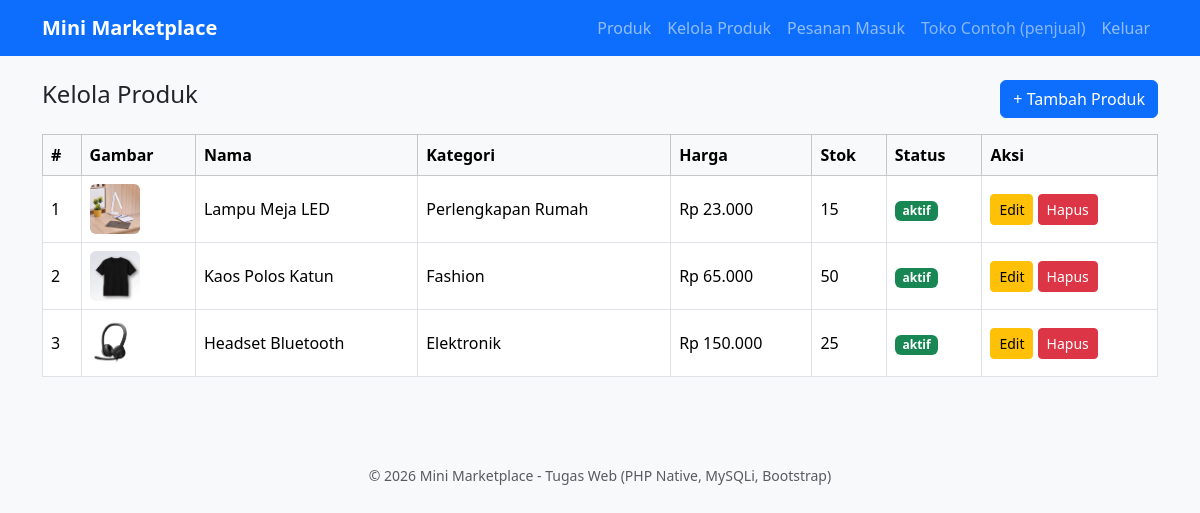
Screenshot of /penjual/produk.php (signed in) with the database file from the repository.
### tables this page shows
CREATE TABLE `produk` (
  `id_produk` int(11) NOT NULL,
  `id_penjual` int(11) NOT NULL,
  `id_kategori` int(11) NOT NULL,
  `nama_produk` varchar(150) NOT NULL,
  `deskripsi` text DEFAULT NULL,
  `harga` decimal(12,2) NOT NULL,
  `stok` int(11) NOT NULL DEFAULT 0,
  `gambar` varchar(100) DEFAULT NULL,
  `status` enum('aktif','nonaktif') NOT NULL DEFAULT 'aktif',
  `created_at` timestamp NULL DEFAULT current_timestamp()
);

CREATE TABLE `kategori` (
  `id_kategori` int(11) NOT NULL,
  `nama_kategori` varchar(80) NOT NULL
);

### config/koneksi.php (called while the page is built, shortened)
<?php
$cfg = require __DIR__ . '/config.php';

### includes/functions.php (called while the page is built, shortened)
<?php
function e($s) { return htmlspecialchars((string)$s, ENT_QUOTES, 'UTF-8'); }
function rupiah($n) { return 'Rp ' . number_format((float)$n, 0, ',', '.'); }
function base() { global $cfg; return rtrim($cfg['base_url'] ?? '', '/'); }
function gambar_url($f) {
    return $f ? base() . '/uploads/' . e($f) : 'https://placehold.co/400x300?text=Tanpa+Gambar';
}

### penjual/produk.php (the view)
<?php
require __DIR__ . '/../includes/init.php';
$u = require_login('penjual'); $judul = 'Kelola Produk';
$st = $db->prepare('SELECT p.*, k.nama_kategori FROM produk p JOIN kategori k ON k.id_kategori=p.id_kategori WHERE p.id_penjual=? ORDER BY p.id_produk DESC');
$st->bind_param('i', $u['id']); $st->execute(); $list = $st->get_result();
include __DIR__ . '/../includes/header.php';
?>
<div class="d-flex justify-content-between mb-3"><h4>Kelola Produk</h4><a class="btn btn-primary" href="produk_form.php">+ Tambah Produk</a></div>
<div class="table-responsive"><table class="table table-bordered bg-white align-middle">
<thead class="table-light"><tr><th>#</th><th>Gambar</th><th>Nama</th><th>Kategori</th><th>Harga</th><th>Stok</th><th>Status</th><th>Aksi</th></tr></thead><tbody>
<?php if (!$list->num_rows): ?><tr><td colspan="8" class="text-center text-muted">Belum ada produk.</td></tr><?php endif;
$no = 1; while ($p = $list->fetch_assoc()): ?>
<tr><td><?= $no++ ?></td><td><img src="<?= gambar_url($p['gambar']) ?>" width="50" height="50" style="object-fit:cover" class="rounded" alt=""></td>
<td><?= e($p['nama_produk']) ?></td><td><?= e($p['nama_kategori']) ?></td><td><?= rupiah($p['harga']) ?></td><td><?= (int)$p['stok'] ?></td>
<td><span class="badge text-bg-<?= $p['status'] === 'aktif' ? 'success' : 'secondary' ?>"><?= e($p['status']) ?></span></td>
<td class="text-nowrap"><a class="btn btn-sm btn-warning" href="produk_form.php?id=<?= $p['id_produk'] ?>">Edit</a>
<form method="post" action="produk_hapus.php" class="d-inline" onsubmit="return confirm('Hapus produk ini?')"><?= csrf_field() ?>
<input type="hidden" name="id" value="<?= $p['id_produk'] ?>"><button class="btn btn-sm btn-danger">Hapus</button></form></td></tr>
<?php endwhile; ?></tbody></table></div>
<?php include __DIR__ . '/../includes/footer.php'; ?>

### rows the page displays
produk: gambar (picture), nama_produk "Lampu Meja LED", id_kategori.nama_kategori "Perlengkapan Rumah", harga "Rp 23.000", stok "15", status "aktif"
produk: gambar (picture), nama_produk "Kaos Polos Katun", id_kategori.nama_kategori "Fashion", harga "Rp 65.000", stok "50", status "aktif"
produk: gambar (picture), nama_produk "Headset Bluetooth", id_kategori.nama_kategori "Elektronik", harga "Rp 150.000", stok "25", status "aktif"

### other values shown
$u['nama'] "Toko Contoh"
$u['role'] "penjual"
